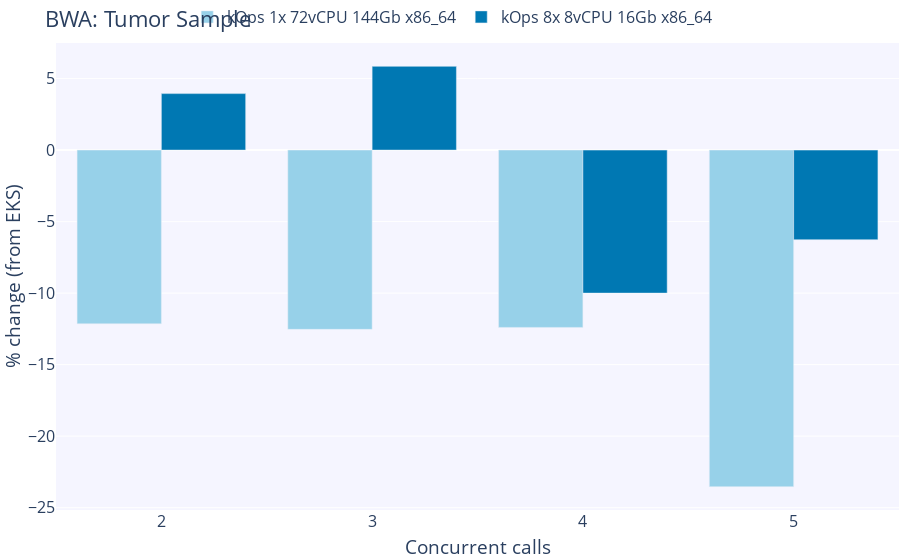

Here is the notebook cell this chart was saved with:
### Code cell
fig = go.Figure()

# Add figure title
fig.update_layout(
    barmode='group',
    legend=dict(
        orientation="h",
        yanchor="bottom",
        y=1.02,
        xanchor="center",
        x=0.47
    ),
    margin=dict(
        t=0,
        b=1,
        l=1,
        r=1,
        autoexpand=True
    ),
    font=dict(
        size=16
    ),
    title={
        'text': "BWA: Tumor Sample",
        'y':0.98,
        'yanchor': 'top'},
    xaxis_title_text='Concurrent calls',
    yaxis_title_text='% change (from EKS)',
    plot_bgcolor=bgColor
)

data=[]
for i, k in enumerate(list(clusters.keys())[:-1], start=0):
    y_data=[]
    for c in concurrent_calls:
        kops_mean=bwa_df[k]['tumor'][c]['runtime'].mean()
        eks_mean=bwa_df['EKS 8x 8vCPU 16Gb x86_64']['tumor'][c]['runtime'].mean()
        percent_change=(kops_mean - eks_mean) * 100 / eks_mean
        y_data.append(percent_change)
    fig.add_trace(go.Bar(name=k, x=concurrent_calls, y=y_data, marker_color=colorPallet[i]))

fig.show()

# Save graph
if not os.path.exists("graphs"):
    os.mkdir("graphs")
fig.write_image("graphs/bwa_tumor_percentage_difference.png", width=baseFigureWidth, height=baseFigureHeight)

### Figure 1 — Plotly figure (JSON) as saved in the notebook; plotly's stock layout.template omitted (floating-point values rounded to 4 significant figures)
{"data": [{"marker": {"color": "rgba(151, 209, 233, 255)"}, "name": "kOps 1x 72vCPU 144Gb x86_64", "type": "bar", "x": [2, 3, 4, 5], "y": [-12.14, -12.53, -12.4, -23.53]}, {"marker": {"color": "rgba(0, 120, 179, 255)"}, "name": "kOps 8x 8vCPU 16Gb x86_64", "type": "bar", "x": [2, 3, 4, 5], "y": [3.949, 5.855, -9.999, -6.265]}], "layout": {"autosize": true, "barmode": "group", "font": {"size": 16}, "legend": {"orientation": "h", "x": 0.47, "xanchor": "center", "y": 1.02, "yanchor": "bottom"}, "margin": {"autoexpand": true, "b": 1, "l": 1, "r": 1, "t": 0}, "plot_bgcolor": "rgba(245,245,255,255)", "title": {"text": "BWA: Tumor Sample", "y": 0.98, "yanchor": "top"}, "xaxis": {"autorange": true, "range": [1.5, 5.5], "title": {"text": "Concurrent calls"}, "type": "linear"}, "yaxis": {"autorange": true, "range": [-25.16, 7.488], "title": {"text": "% change (from EKS)"}, "type": "linear"}}}
